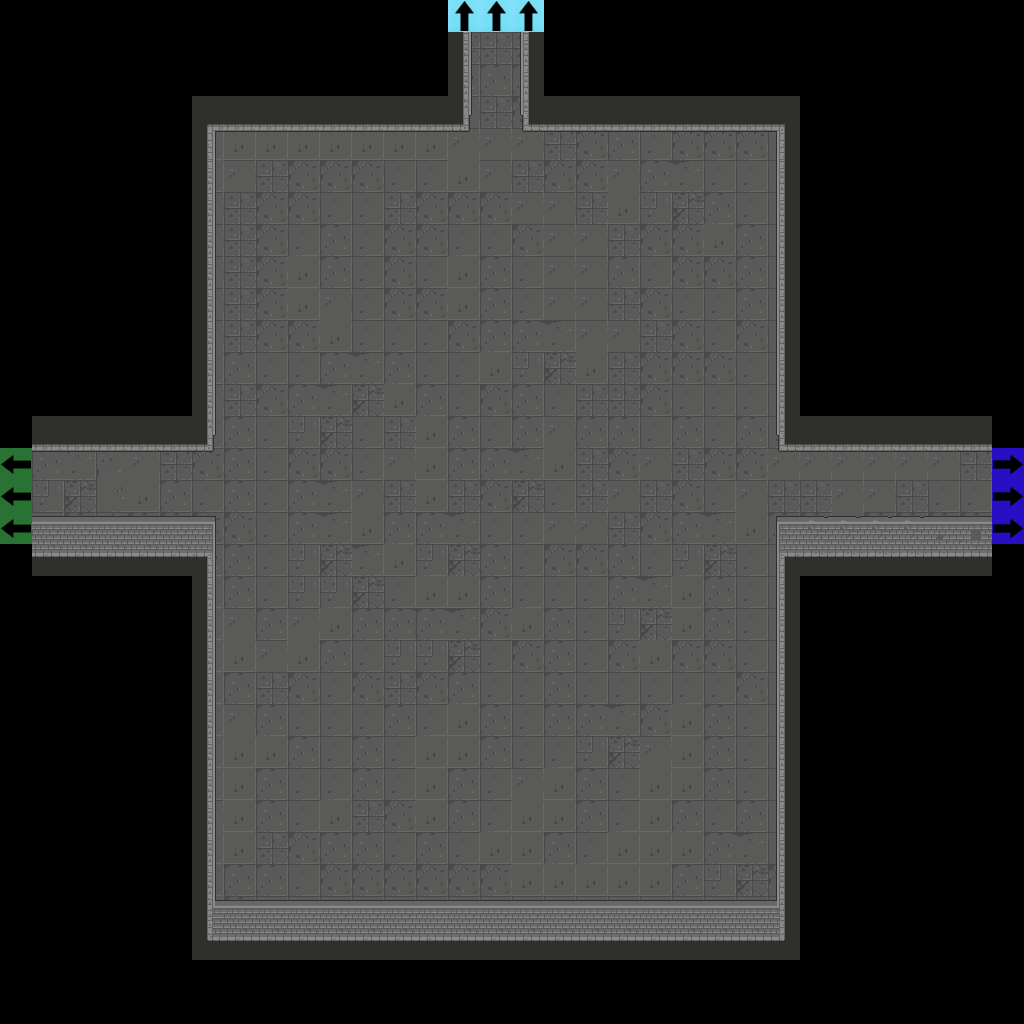

A 2D game scene composited from a Tiled map and its tileset images. What follows is a short description and the map's XML, with each tile layer's data collapsed to a summary:
An orthogonal 32x32 tile map with 32x32 px tiles, 3 tile layers (Floor, Flags, Walls), 2 tilesets.

<map version="1.2" tiledversion="1.2.3" orientation="orthogonal" renderorder="right-down" width="32" height="32" tilewidth="32" tileheight="32" infinite="0" nextlayerid="50" nextobjectid="1">
 <tileset firstgid="1" source="Dungeon_Tileset_2.tsx" />
 <tileset firstgid="321" source="flags.tsx" />
 <layer id="47" name="Floor" width="32" height="32">
  <data>[1024 cells, 536 non-empty, 12 distinct tile ids]</data>
 </layer>
 <layer id="48" name="Flags" width="32" height="32">
  <data>[1024 cells, 9 non-empty, 3 distinct tile ids]</data>
 </layer>
 <layer id="49" name="Walls" width="32" height="32">
  <data>[1024 cells, 166 non-empty, 30 distinct tile ids]</data>
 </layer>
</map>
